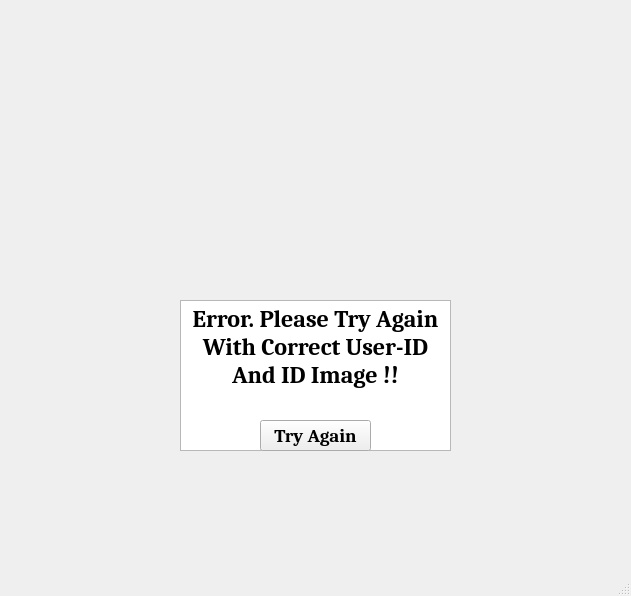
<?xml version="1.0" encoding="UTF-8"?>
<ui version="4.0">
 <class>MainWindowincorrect</class>
 <widget class="QMainWindow" name="MainWindowincorrect">
  <property name="geometry">
   <rect>
    <x>0</x>
    <y>0</y>
    <width>631</width>
    <height>596</height>
   </rect>
  </property>
  <property name="windowTitle">
   <string>MainWindow</string>
  </property>
  <widget class="QWidget" name="centralwidget">
   <widget class="QTextBrowser" name="Affterloginincorrectmessage">
    <property name="geometry">
     <rect>
      <x>180</x>
      <y>300</y>
      <width>271</width>
      <height>151</height>
     </rect>
    </property>
    <property name="font">
     <font>
      <family>Caladea</family>
      <pointsize>16</pointsize>
      <weight>75</weight>
      <bold>true</bold>
     </font>
    </property>
    <property name="html">
     <string>&lt;!DOCTYPE HTML PUBLIC &quot;-//W3C//DTD HTML 4.0//EN&quot; &quot;http://www.w3.org/TR/REC-html40/strict.dtd&quot;&gt;
&lt;html&gt;&lt;head&gt;&lt;meta name=&quot;qrichtext&quot; content=&quot;1&quot; /&gt;&lt;style type=&quot;text/css&quot;&gt;
p, li { white-space: pre-wrap; }
&lt;/style&gt;&lt;/head&gt;&lt;body style=&quot; font-family:'Caladea'; font-size:16pt; font-weight:600; font-style:normal;&quot;&gt;
&lt;p align=&quot;center&quot; style=&quot; margin-top:0px; margin-bottom:0px; margin-left:0px; margin-right:0px; -qt-block-indent:0; text-indent:0px;&quot;&gt;&lt;span style=&quot; font-size:18pt;&quot;&gt;Error. Please Try Again With Correct User-ID And ID Image !!&lt;/span&gt;&lt;/p&gt;&lt;/body&gt;&lt;/html&gt;</string>
    </property>
   </widget>
   <widget class="QLabel" name="redcross">
    <property name="geometry">
     <rect>
      <x>200</x>
      <y>60</y>
      <width>231</width>
      <height>221</height>
     </rect>
    </property>
    <property name="text">
     <string>&lt;html&gt;&lt;head/&gt;&lt;body&gt;&lt;p&gt;&lt;img src=&quot;:/Image7/test/redcross-removebg-preview.png&quot;/&gt;&lt;/p&gt;&lt;/body&gt;&lt;/html&gt;</string>
    </property>
   </widget>
   <widget class="QPushButton" name="tryagainincorrectlogin">
    <property name="geometry">
     <rect>
      <x>260</x>
      <y>420</y>
      <width>111</width>
      <height>31</height>
     </rect>
    </property>
    <property name="font">
     <font>
      <family>Caladea</family>
      <pointsize>14</pointsize>
      <weight>75</weight>
      <bold>true</bold>
     </font>
    </property>
    <property name="text">
     <string>Try Again</string>
    </property>
   </widget>
  </widget>
  <widget class="QMenuBar" name="menubar">
   <property name="geometry">
    <rect>
     <x>0</x>
     <y>0</y>
     <width>631</width>
     <height>21</height>
    </rect>
   </property>
  </widget>
  <widget class="QStatusBar" name="statusbar"/>
 </widget>
 <resources>
  <include location="abcdefgh.qrc"/>
 </resources>
 <connections/>
</ui>
